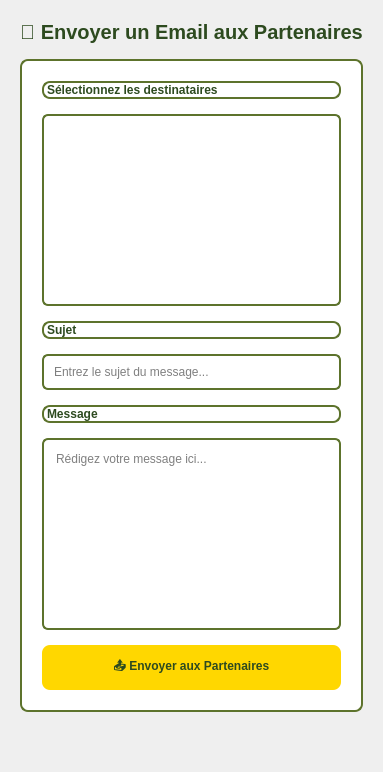
          <widget class="QWidget" name="mailingTab">
           <attribute name="title">
            <string>Mailing</string>
           </attribute>
           <layout class="QVBoxLayout">
            <property name="spacing">
             <number>15</number>
            </property>
            <property name="margin" stdset="0">
             <number>20</number>
            </property>
            <item>
             <widget class="QLabel" name="mailingHeaderLabel">
              <property name="styleSheet">
               <string>font-size: 20px; color: #2d4a1f; font-weight: bold;</string>
              </property>
              <property name="text">
               <string>📧 Envoyer un Email aux Partenaires</string>
              </property>
              <property name="alignment">
               <set>Qt::AlignmentFlag::AlignCenter</set>
              </property>
             </widget>
            </item>
            <item>
             <widget class="QFrame" name="mailingFrame">
              <property name="styleSheet">
               <string>background: white; border: 2px solid #5d732c; border-radius: 8px;</string>
              </property>
              <layout class="QVBoxLayout">
               <property name="spacing">
                <number>15</number>
               </property>
               <property name="margin" stdset="0">
                <number>20</number>
               </property>
               <item>
                <widget class="QLabel" name="partenaireMailingLabel">
                 <property name="styleSheet">
                  <string>color: #2d4a1f; font-weight: bold;</string>
                 </property>
                 <property name="text">
                  <string>Sélectionnez les destinataires</string>
                 </property>
                </widget>
               </item>
               <item>
                <widget class="QListWidget" name="mailingPartenairesListWidget">
                 <property name="minimumSize">
                  <size>
                   <width>0</width>
                   <height>130</height>
                  </size>
                 </property>
                 <property name="styleSheet">
                  <string>border: 2px solid #5d732c; border-radius: 6px; font-size: 13px; color: #2d4a1f; background: white; padding: 4px;</string>
                 </property>
                </widget>
               </item>
               <item>
                <widget class="QLabel" name="subjectLabel">
                 <property name="styleSheet">
                  <string>color: #2d4a1f; font-weight: bold;</string>
                 </property>
                 <property name="text">
                  <string>Sujet</string>
                 </property>
                </widget>
               </item>
               <item>
                <widget class="QLineEdit" name="subjectLineEdit">
                 <property name="styleSheet">
                  <string>padding: 8px; border: 2px solid #5d732c; border-radius: 6px;</string>
                 </property>
                 <property name="placeholderText">
                  <string>Entrez le sujet du message...</string>
                 </property>
                </widget>
               </item>
               <item>
                <widget class="QLabel" name="messageLabel">
                 <property name="styleSheet">
                  <string>color: #2d4a1f; font-weight: bold;</string>
                 </property>
                 <property name="text">
                  <string>Message</string>
                 </property>
                </widget>
               </item>
               <item>
                <widget class="QTextEdit" name="messageTextEdit">
                 <property name="styleSheet">
                  <string>padding: 8px; border: 2px solid #5d732c; border-radius: 6px;</string>
                 </property>
                 <property name="placeholderText">
                  <string>Rédigez votre message ici...</string>
                 </property>
                </widget>
               </item>
               <item>
                <widget class="QPushButton" name="sendMailButton">
                 <property name="styleSheet">
                  <string>background: #ffd700; color: #2d4a1f; border: none; padding: 12px 30px; border-radius: 8px; font-weight: bold;</string>
                 </property>
                 <property name="text">
                  <string>📤 Envoyer aux Partenaires</string>
                 </property>
                </widget>
               </item>
              </layout>
             </widget>
            </item>
            <item>
             <spacer>
              <property name="orientation">
               <enum>Qt::Orientation::Vertical</enum>
              </property>
              <property name="sizeHint" stdset="0">
               <size>
                <width>20</width>
                <height>40</height>
               </size>
              </property>
             </spacer>
            </item>
           </layout>
          </widget>
